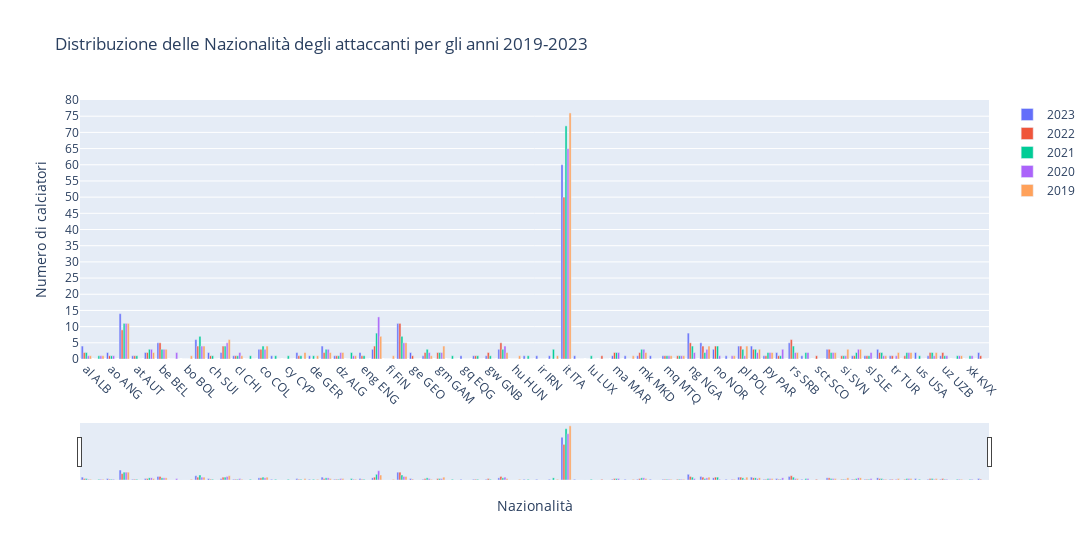

Notebook cell for this chart:
### Markdown cell above
Passiamo ora all'analisi delle nazionalità. Vediamo quali sono le nazionalità più presenti in Serie A utilizzando il concept precedente, in modo da avere un confronto diretto anno per anno.

### Code cell
import pandas as pd
import plotly.graph_objects as go

# Elenco dei file da leggere
files = ['attaccanti_23.xlsx', 'attaccanti_22.xlsx', 'attaccanti_21.xlsx', 'attaccanti_20.xlsx', 'attaccanti_19.xlsx']

# Dizionario per mappare i file agli anni
year_mapping = {'attaccanti_23.xlsx': 2023, 'attaccanti_22.xlsx': 2022, 'attaccanti_21.xlsx': 2021, 
                'attaccanti_20.xlsx': 2020, 'attaccanti_19.xlsx': 2019}

# Leggi i dati e conta le nazionalità per ciascun anno
all_counts = {}
for file in files:
    data = pd.read_excel(file)
    year = year_mapping[file]
    nazionalita_counts = data['Nation'].value_counts()
    all_counts[year] = nazionalita_counts

# Unisci i dati in un DataFrame
df_counts = pd.DataFrame(all_counts).fillna(0)

# Crea un grafico a barre con Plotly
fig = go.Figure()

for year in df_counts.columns:
    fig.add_trace(go.Bar(
        x=df_counts.index,
        y=df_counts[year],
        name=str(year)
    ))

# Aggiusta il layout per abilitare lo scorrimento e aggiungere i tick sull'asse y ogni 5 unità
fig.update_layout(
    title="Distribuzione delle Nazionalità degli attaccanti per gli anni 2019-2023",
    xaxis=dict(
        title="Nazionalità",
        tickangle=45,
        automargin=True,
        rangeslider=dict(visible=True)  # Barra di scorrimento
    ),
    yaxis=dict(
        title="Numero di calciatori",
        tick0=0,           # Inizio da 0
        dtick=5            # Intervallo di 5 unità tra i tick
    ),
    barmode='group',       # Colonne affiancate per ogni anno
    width=2000             # Imposta una larghezza elevata per consentire lo scorrimento
)

# Mostra il grafico
fig.show()

### Figure 1 — Plotly figure (JSON) as saved in the notebook; plotly's stock layout.template omitted (floating-point values rounded to 4 significant figures)
{"data": [{"name": "2023", "type": "bar", "x": ["al ALB", "am ARM", "ao ANG", "ar ARG", "at AUT", "ba BIH", "be BEL", "bg BUL", "bo BOL", "br BRA", "ch SUI", "ci CIV", "cl CHI", "cm CMR", "co COL", "cv CPV", "cy CYP", "cz CZE", "de GER", "dk DEN", "dz ALG", "ec ECU", "eng ENG", "es ESP", "fi FIN", "fr FRA", "ge GEO", "gh GHA", "gm GAM", "gn GUI", "gq EQG", "gr GRE", "gw GNB", "hr CRO", "hu HUN", "il ISR", "ir IRN", "is ISL", "it ITA", "jm JAM", "lu LUX", "lv LVA", "ma MAR", "me MNE", "mk MKD", "ml MLI", "mq MTQ", "mx MEX", "ng NGA", "nl NED", "no NOR", "pe PER", "pl POL", "pt POR", "py PAR", "ro ROU", "rs SRB", "ru RUS", "sct SCO", "se SWE", "si SVN", "sk SVK", "sl SLE", "sn SEN", "tr TUR", "ua UKR", "us USA", "uy URU", "uz UZB", "ve VEN", "xk KVX", "zm ZAM"], "y": [4, 0, 2, 14, 1, 2, 5, 0, 0, 6, 2, 2, 1, 0, 3, 1, 0, 2, 1, 4, 1, 0, 2, 3, 0, 11, 2, 1, 0, 0, 1, 1, 1, 3, 0, 1, 1, 1, 60, 1, 0, 0, 1, 1, 1, 1, 1, 0, 8, 5, 3, 1, 4, 4, 1, 2, 5, 1, 0, 3, 0, 1, 1, 3, 1, 0, 2, 1, 1, 0, 0, 2]}, {"name": "2022", "type": "bar", "x": ["al ALB", "am ARM", "ao ANG", "ar ARG", "at AUT", "ba BIH", "be BEL", "bg BUL", "bo BOL", "br BRA", "ch SUI", "ci CIV", "cl CHI", "cm CMR", "co COL", "cv CPV", "cy CYP", "cz CZE", "de GER", "dk DEN", "dz ALG", "ec ECU", "eng ENG", "es ESP", "fi FIN", "fr FRA", "ge GEO", "gh GHA", "gm GAM", "gn GUI", "gq EQG", "gr GRE", "gw GNB", "hr CRO", "hu HUN", "il ISR", "ir IRN", "is ISL", "it ITA", "jm JAM", "lu LUX", "lv LVA", "ma MAR", "me MNE", "mk MKD", "ml MLI", "mq MTQ", "mx MEX", "ng NGA", "nl NED", "no NOR", "pe PER", "pl POL", "pt POR", "py PAR", "ro ROU", "rs SRB", "ru RUS", "sct SCO", "se SWE", "si SVN", "sk SVK", "sl SLE", "sn SEN", "tr TUR", "ua UKR", "us USA", "uy URU", "uz UZB", "ve VEN", "xk KVX", "zm ZAM"], "y": [2, 0, 1, 9, 1, 2, 5, 0, 0, 4, 1, 4, 1, 0, 3, 0, 0, 1, 0, 2, 1, 0, 1, 4, 0, 11, 1, 2, 2, 0, 0, 1, 2, 5, 0, 0, 0, 0, 50, 0, 0, 1, 2, 0, 2, 0, 1, 1, 5, 4, 4, 0, 4, 3, 1, 1, 6, 0, 1, 3, 1, 1, 1, 2, 1, 1, 0, 2, 2, 0, 0, 1]}, {"name": "2021", "type": "bar", "x": ["al ALB", "am ARM", "ao ANG", "ar ARG", "at AUT", "ba BIH", "be BEL", "bg BUL", "bo BOL", "br BRA", "ch SUI", "ci CIV", "cl CHI", "cm CMR", "co COL", "cv CPV", "cy CYP", "cz CZE", "de GER", "dk DEN", "dz ALG", "ec ECU", "eng ENG", "es ESP", "fi FIN", "fr FRA", "ge GEO", "gh GHA", "gm GAM", "gn GUI", "gq EQG", "gr GRE", "gw GNB", "hr CRO", "hu HUN", "il ISR", "ir IRN", "is ISL", "it ITA", "jm JAM", "lu LUX", "lv LVA", "ma MAR", "me MNE", "mk MKD", "ml MLI", "mq MTQ", "mx MEX", "ng NGA", "nl NED", "no NOR", "pe PER", "pl POL", "pt POR", "py PAR", "ro ROU", "rs SRB", "ru RUS", "sct SCO", "se SWE", "si SVN", "sk SVK", "sl SLE", "sn SEN", "tr TUR", "ua UKR", "us USA", "uy URU", "uz UZB", "ve VEN", "xk KVX", "zm ZAM"], "y": [2, 1, 1, 11, 1, 3, 3, 0, 0, 7, 1, 4, 1, 1, 4, 1, 1, 1, 1, 3, 1, 2, 1, 8, 0, 7, 0, 3, 2, 1, 0, 1, 1, 3, 0, 1, 0, 3, 72, 0, 1, 0, 2, 0, 3, 0, 1, 1, 4, 2, 4, 0, 3, 3, 2, 1, 4, 2, 0, 2, 1, 2, 1, 2, 0, 2, 1, 2, 1, 1, 1, 0]}, {"name": "2020", "type": "bar", "x": ["al ALB", "am ARM", "ao ANG", "ar ARG", "at AUT", "ba BIH", "be BEL", "bg BUL", "bo BOL", "br BRA", "ch SUI", "ci CIV", "cl CHI", "cm CMR", "co COL", "cv CPV", "cy CYP", "cz CZE", "de GER", "dk DEN", "dz ALG", "ec ECU", "eng ENG", "es ESP", "fi FIN", "fr FRA", "ge GEO", "gh GHA", "gm GAM", "gn GUI", "gq EQG", "gr GRE", "gw GNB", "hr CRO", "hu HUN", "il ISR", "ir IRN", "is ISL", "it ITA", "jm JAM", "lu LUX", "lv LVA", "ma MAR", "me MNE", "mk MKD", "ml MLI", "mq MTQ", "mx MEX", "ng NGA", "nl NED", "no NOR", "pe PER", "pl POL", "pt POR", "py PAR", "ro ROU", "rs SRB", "ru RUS", "sct SCO", "se SWE", "si SVN", "sk SVK", "sl SLE", "sn SEN", "tr TUR", "ua UKR", "us USA", "uy URU", "uz UZB", "ve VEN", "xk KVX", "zm ZAM"], "y": [1, 1, 1, 11, 0, 3, 3, 2, 0, 4, 0, 5, 2, 0, 3, 0, 0, 0, 0, 3, 2, 1, 0, 13, 0, 5, 0, 2, 2, 0, 0, 0, 0, 4, 0, 0, 0, 0, 65, 0, 0, 0, 2, 0, 3, 0, 1, 1, 2, 3, 1, 1, 1, 2, 2, 3, 2, 2, 0, 2, 1, 3, 2, 1, 1, 2, 0, 1, 1, 1, 1, 0]}, {"name": "2019", "type": "bar", "x": ["al ALB", "am ARM", "ao ANG", "ar ARG", "at AUT", "ba BIH", "be BEL", "bg BUL", "bo BOL", "br BRA", "ch SUI", "ci CIV", "cl CHI", "cm CMR", "co COL", "cv CPV", "cy CYP", "cz CZE", "de GER", "dk DEN", "dz ALG", "ec ECU", "eng ENG", "es ESP", "fi FIN", "fr FRA", "ge GEO", "gh GHA", "gm GAM", "gn GUI", "gq EQG", "gr GRE", "gw GNB", "hr CRO", "hu HUN", "il ISR", "ir IRN", "is ISL", "it ITA", "jm JAM", "lu LUX", "lv LVA", "ma MAR", "me MNE", "mk MKD", "ml MLI", "mq MTQ", "mx MEX", "ng NGA", "nl NED", "no NOR", "pe PER", "pl POL", "pt POR", "py PAR", "ro ROU", "rs SRB", "ru RUS", "sct SCO", "se SWE", "si SVN", "sk SVK", "sl SLE", "sn SEN", "tr TUR", "ua UKR", "us USA", "uy URU", "uz UZB", "ve VEN", "xk KVX", "zm ZAM"], "y": [1, 1, 0, 11, 0, 2, 3, 0, 1, 4, 0, 6, 1, 0, 4, 0, 0, 2, 1, 2, 2, 1, 0, 7, 1, 5, 0, 1, 4, 0, 0, 0, 0, 2, 1, 0, 0, 1, 76, 0, 0, 0, 0, 1, 2, 0, 1, 1, 0, 4, 0, 1, 4, 3, 2, 0, 2, 0, 0, 2, 3, 3, 0, 1, 2, 2, 0, 2, 0, 1, 0, 0]}], "layout": {"barmode": "group", "title": {"text": "Distribuzione delle Nazionalità degli attaccanti per gli anni 2019-2023"}, "width": 2000, "xaxis": {"automargin": true, "rangeslider": {"visible": true}, "tickangle": 45, "title": {"text": "Nazionalità"}}, "yaxis": {"dtick": 5, "tick0": 0, "title": {"text": "Numero di calciatori"}}}}
